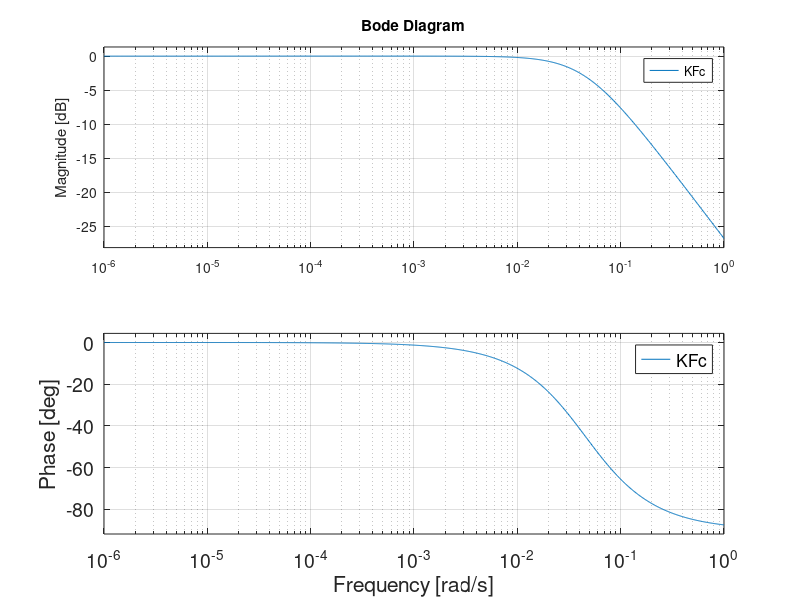

Here is the MATLAB script that generated this plot: (Note: this script raises an error after producing the figure.)
clear
close all

c = 2.99792458e8;
L5 = 1176.45e6;
lam5 = c/L5;

CN0dBHz = -0;
CN0 = 10.^(CN0dBHz/10);
R = 1/CN0;

%% CLOCK -- LPFRS

h0 = 1.5e-22;
h0 = h0*20;     % *20 w/ vibration
h_2 = 8.5e-32;

Sf = h0/2*L5^2;
Sg = 2*pi^2*h_2*L5^2;

Fc = [0 1; 0 0];
Gc = eye(2);
Qc = diag([Sf Sg]);
Hc = [1 0];

sysc = ss(Fc,Gc,Hc,[]);
[KESTc,Lc,Pc] = kalman(sysc,Qc,R,[]);
KFc = [1 0 0]*KESTc;
tf(KFc)
figure(1);
bode(KFc); grid

% xlabel('time [ms]', 'Interpreter', 'latex', 'FontSize', 16);
% ylabel('$\hat{P_{r_r}}$', 'Interpreter', 'latex', 'FontSize', 16);
% title('Plot of Receiver Postion Covariance vs. time', 'Interpreter', 'latex');
grid on; 
set(gca, 'FontSize', 14);

% Save as a PNG with 300 dots per inch (DPI)
print('bode', '-dpng', '-r300');

sig_phase_clk_deg = sqrt(Pc(1,1))*180/pi
sig_phase_clk_cm = sig_phase_clk_deg*25.5/360

CN0dBHz_range = -20:30;
plot_CN0_vs_Pc(sysc, Qc, CN0dBHz_range)




%% ACCELEROMETER -- Ellipse2

% g = 9.81; % m/s^2
% 
% VRW = 0.033; % m/s/sqrt(hr)
% Qaw = 100*(VRW/60)^2;  % (m/s^2)^2/Hz
% 
% tauab = 500; % sec
% sigab = 0.014; % mg
% sab = sigab/1000*g; % m/^2 
% Qab = 2*tauab*sab^2;
% 
% % states are phase, dr, dv, b
% % PHASE = f_o*[0 0, 1/c, 0] + wa - vsv/c
% Fi = [0 0 1/c 0; 0 1 0 0; 0 1 0 1;0 0 0 -1/tauab];
% Gi = [1 0 0;0 0 0; 0 1 0;0 0 1/tauab];
% Qi = diag([Sf Qaw Qab]);
% %Qi = Gi * Qi * Gi';
% %Hi = [1 0 0 0];
% 
% sysi = ss(Fi,Gi,Hi,[]);
% [KESTi,Li,Pi] = kalman(sysi,Qi,R,[]);
% KFi = [1 0 0 0]*KESTi;
% tf(KFi)
% figure(2); 
% %bode(KFi); grid
% 
% sig_phase_imu_deg = sqrt(Pi(1,1))*180/pi
% sig_phase_imu_cm = sig_phase_imu_deg*lam5/360
% 
% % construct range 
% %dr(k) = dr(k-1) + dv(k-1);
% CN0dBHz_range = -10:35;
% plot_CN0_vs_Pc(sysi, Qi, CN0dBHz_range)

% %% build priors 
% % close all; clear; clc; 
% addpath 'C:\Users\logan\Documents\Repos\GNSS_SDR-master\GNSS_SDR-master'
% addpath data
% 
% load("data\extras97.mat"); % should set a variable called "extra_out"
% load("data\trackingResults96.mat")
% channel_to_track = 8;                % channel we want to track
% 
% % initials for position and signal quality
% settings = initSettings();
% c = 2.99792458e8;             % speed of light in m/s
% L1 = 1575.42e6;               % L1 carrier frequency
% lam = c/L1;                   % carrier wavelength
% Tc = 1/1.023e6;               % chip duration
% Ts = settings.samplingFreq/2; % Hz sample rate
% Tacc = 1e-3;                  % accumulation period (seconds) 
% f_IF = settings.IF;           % intermediate frequency (Hz)
% 
% % intial estimates 
% % [x_hat, y_hat, z_hat, cdtr_hat] = priors_1.state; 
% priors_1 = extra_out.extras_epoch.epoch1;
% x_hat = priors_1.state;
% 
% % nominal values for local replica
% range = norm(priors_1.satpos(:,channel_to_track)-x_hat(1:3));
% tau = priors_1.tot*1000; % travel time in ms 
% rem_tau = tau - floor(tau); % retrieve just the time into current period
% epsilon = .5*Tc;
% dtsv = priors_1.dtsv(channel_to_track);
% 
% % other params for kalman filter 
% % signal power 
% PdBHz = -130;      % Signal power dB/Hz
% P = 10^(PdBHz/10); % convert to V? 
% %sig_P = 5e-7;      % V?
% sig_P = 50;      % V?  
% 
% 
% % Iono and tropo
% tau_I = 30*60;    % About a 30-minute time constant
% tau_T = 2*3600;   % About a 2-hour time constant
% sig_I = 2;        % Should be about between 1-5 meters
% sig_T = .5*sig_I; % Should be roughly 1/2 of Iono
% 
% % Accelerometer with bias
% sig_a = 1e5*57e-6; % SD accelerometer noise m/s^1.5
% sig_b = 1e3*14e-6; % Continuous SD of accelerometer bias RW noise
% tau_b = 3600;  % Time constant of accelerometer bias RW
% 
% % Clock TXCO
% sig_d = 1e4*5e-8 * sqrt(Ts); % Discrete clock drift noise variance
% 
% % Assuming values for Ts, tau_I, tau_T, tau_b, and g_adj are provided:
% dt = 1; % time between integration periods 
% A = [1, dt, 0,  0,       0,        0,            0,    0;
%      0,  1, 0,  0,       0,        0,          -dt,    0;
%      0,  0, 1, dt,       0,        0,            0,    0;
%      0,  0, 0,  1,       0,        0,            0,    0;
%      0,  0, 0,  0,   1-dt/tau_I,   0,            0,    0;
%      0,  0, 0,  0,       0,     1-dt/tau_T,      0,    0;
%      0,  0, 0,  0,       0,        0,      1-dt/tau_b, 0;
%      0,  0, 0,  0,       0,        0,            0,    1];
% 
% % control inputs are r_dot_nominal, v_nominal, v_dot_nominal, and gadj 
% B = [dt, -dt,  0,   0;
%       0,   0, dt, -dt;
%       0,   0,  0,   0;
%       0,   0,  0,   0;
%       0,   0,  0,   0;
%       0,   0,  0,   0;
%       0,   0,  0,   0;
%       0,   0,  0,   0];
% 
% G = diag([-dt, 0.5*dt^2, 1, dt, dt, dt, dt]);
% [~,m] = size(G);
% G = vertcat(zeros(1,m),G);
% W = diag([sig_a^2, sig_d^2, sig_d^2, sig_I^2, sig_T^2, sig_b^2, sig_P^2]);
% Q = G * W * G';
% Q(1,1)=1;
% 
% H = eye(size(A));
% 
% sysc = ss(A,B,H,[]);
% 
% size(sysc.A)
% size(Q)
% 
% CN0dBHz_range = -10:35;
% plot_CN0_vs_Pc(sysc, Q, CN0dBHz_range)